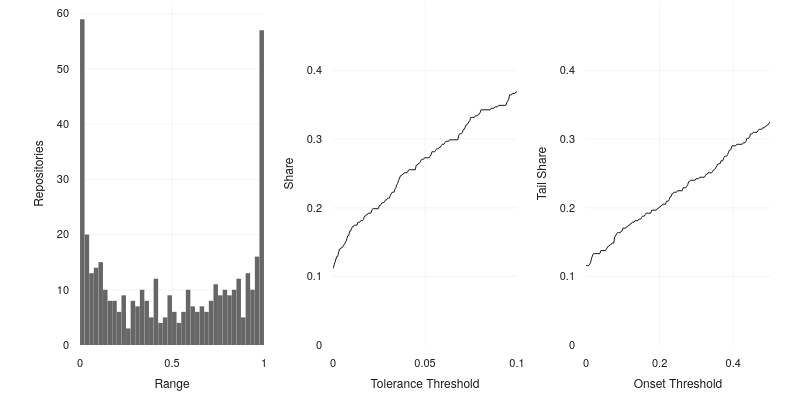

Notebook source saved alongside this figure:
### Code cell
import numpy as np
import plotly.graph_objects as go
import plotly.io as pio
from plotly.subplots import make_subplots

palette = pio.templates["thesis"].layout.colorway

omega = 0.10
epsilon = 0.01

fitted = reviews.filter(pl.col("profile").is_not_null())
probability = np.stack([np.asarray(p[1], float) for p in fitted["profile"].to_list()])
total = probability.shape[0]

ranges = probability.max(axis=1) - probability.min(axis=1)

tolerances = np.linspace(0, 0.1, 200)
tail_share = np.array(
    [
        (
            Stationarity(epsilon=e, omega=omega).transform(probability)["kind"]
            != "transient"
        ).sum()
        / total
        for e in tolerances
    ]
)

onsets = Stationarity(epsilon=epsilon, omega=1.0).transform(probability)["onset"]
onset_grid = np.linspace(0, 0.5, 200)
onset_share = np.array(
    [np.mean(np.isfinite(onsets) & (onsets <= o)) for o in onset_grid]
)

histogram = go.Histogram(
    x=ranges,
    xbins=dict(start=0, end=1, size=0.025),
    marker=dict(color=palette[4]),
    showlegend=False,
)

tolerance_curve = go.Scatter(
    x=tolerances,
    y=tail_share,
    mode="lines",
    line=dict(color=palette[0], width=1),
    showlegend=False,
)

onset_curve = go.Scatter(
    x=onset_grid,
    y=onset_share,
    mode="lines",
    line=dict(color=palette[0], width=1),
    showlegend=False,
)

(
    make_subplots(rows=1, cols=3, horizontal_spacing=0.1)
    .add_trace(histogram, row=1, col=1)
    .add_trace(tolerance_curve, row=1, col=2)
    .add_trace(onset_curve, row=1, col=3)
    .update_xaxes(title_text="Range", range=[0, 1], row=1, col=1)
    .update_yaxes(title_text="Repositories", row=1, col=1)
    .update_xaxes(title_text="Tolerance Threshold", range=[0, 0.1], row=1, col=2)
    .update_yaxes(title_text="Share", range=[0, 0.5], row=1, col=2)
    .update_xaxes(title_text="Onset Threshold", range=[0, 0.5], row=1, col=3)
    .update_yaxes(title_text="Tail Share", range=[0, 0.5], row=1, col=3)
    .update_layout(width=800, height=400)
    .show(config={"toImageButtonOptions": {"format": "svg"}})
)

### Figure 1 — Plotly figure (JSON) as saved in the notebook; plotly's stock layout.template omitted (floating-point values rounded to 4 significant figures; data arrays with more than 128 entries replaced by an {"elided": "..."} marker saying what was removed)
{"data": [{"marker": {"color": "#666666"}, "showlegend": false, "type": "histogram", "x": {"elided": "458 float values"}, "xaxis": "x", "xbins": {"end": 1, "size": 0.025, "start": 0}, "yaxis": "y"}, {"line": {"color": "#1A1A1A", "width": 1}, "mode": "lines", "showlegend": false, "type": "scatter", "x": {"elided": "200 float values"}, "xaxis": "x2", "y": {"elided": "200 float values"}, "yaxis": "y2"}, {"line": {"color": "#1A1A1A", "width": 1}, "mode": "lines", "showlegend": false, "type": "scatter", "x": {"elided": "200 float values"}, "xaxis": "x3", "y": {"elided": "200 float values"}, "yaxis": "y3"}], "layout": {"height": 400, "width": 800, "xaxis": {"anchor": "y", "domain": [0, 0.2667], "range": [0, 1], "title": {"text": "Range"}}, "xaxis2": {"anchor": "y2", "domain": [0.3667, 0.6333], "range": [0, 0.1], "title": {"text": "Tolerance Threshold"}}, "xaxis3": {"anchor": "y3", "domain": [0.7333, 1], "range": [0, 0.5], "title": {"text": "Onset Threshold"}}, "yaxis": {"anchor": "x", "domain": [0, 1], "title": {"text": "Repositories"}}, "yaxis2": {"anchor": "x2", "domain": [0, 1], "range": [0, 0.5], "title": {"text": "Share"}}, "yaxis3": {"anchor": "x3", "domain": [0, 1], "range": [0, 0.5], "title": {"text": "Tail Share"}}}}
